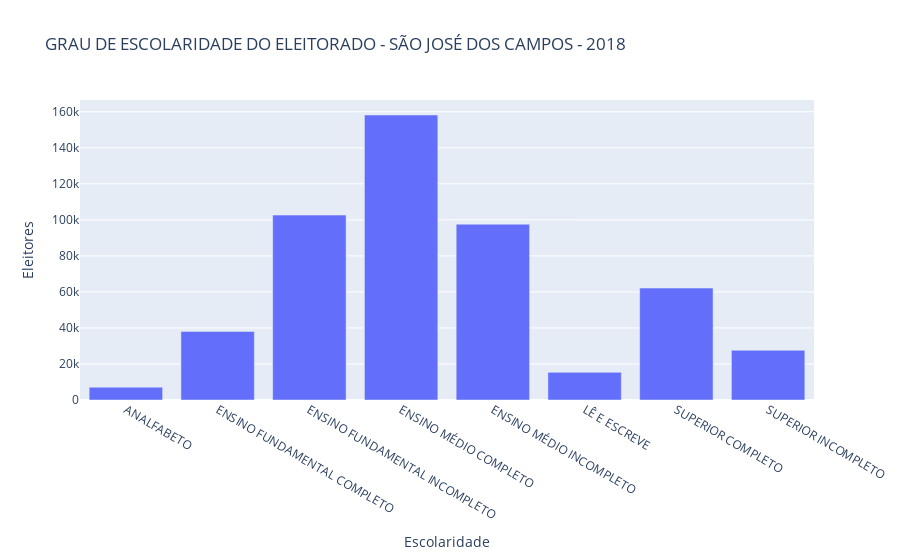

Here is the notebook cell this chart was saved with:
### Markdown cell above
### Grau de Escolaridade

### Code cell
total_eleitores_escolaridade = municipio_eleitores.groupby('DS_GRAU_ESCOLARIDADE')['QT_ELEITORES_PERFIL'].sum()
fig=px.bar(total_eleitores_escolaridade, x= total_eleitores_escolaridade.index, y=total_eleitores_escolaridade.values,
          title="GRAU DE ESCOLARIDADE DO ELEITORADO - " + eleicao_municipio.upper() + " - " + str(eleicao_ano), 
          labels={'y':'Eleitores', 'DS_GRAU_ESCOLARIDADE':'Escolaridade'})

fig.show()

### Figure 1 — Plotly figure (JSON) as saved in the notebook; plotly's stock layout.template omitted (floating-point values rounded to 4 significant figures)
{"data": [{"alignmentgroup": "True", "hovertemplate": "Escolaridade=%{x}<br>Eleitores=%{y}<extra></extra>", "legendgroup": "", "marker": {"color": "#636efa"}, "name": "", "offsetgroup": "", "orientation": "v", "showlegend": false, "textposition": "auto", "type": "bar", "x": ["ANALFABETO", "ENSINO FUNDAMENTAL COMPLETO", "ENSINO FUNDAMENTAL INCOMPLETO", "ENSINO MÉDIO COMPLETO", "ENSINO MÉDIO INCOMPLETO", "LÊ E ESCREVE", "SUPERIOR COMPLETO", "SUPERIOR INCOMPLETO"], "xaxis": "x", "y": [7106, 38065, 102648, 158214, 97589, 15347, 62142, 27582], "yaxis": "y"}], "layout": {"barmode": "relative", "legend": {"tracegroupgap": 0}, "title": {"text": "GRAU DE ESCOLARIDADE DO ELEITORADO - SÃO JOSÉ DOS CAMPOS - 2018"}, "xaxis": {"anchor": "y", "domain": [0, 1], "title": {"text": "Escolaridade"}}, "yaxis": {"anchor": "x", "domain": [0, 1], "title": {"text": "Eleitores"}}}}
